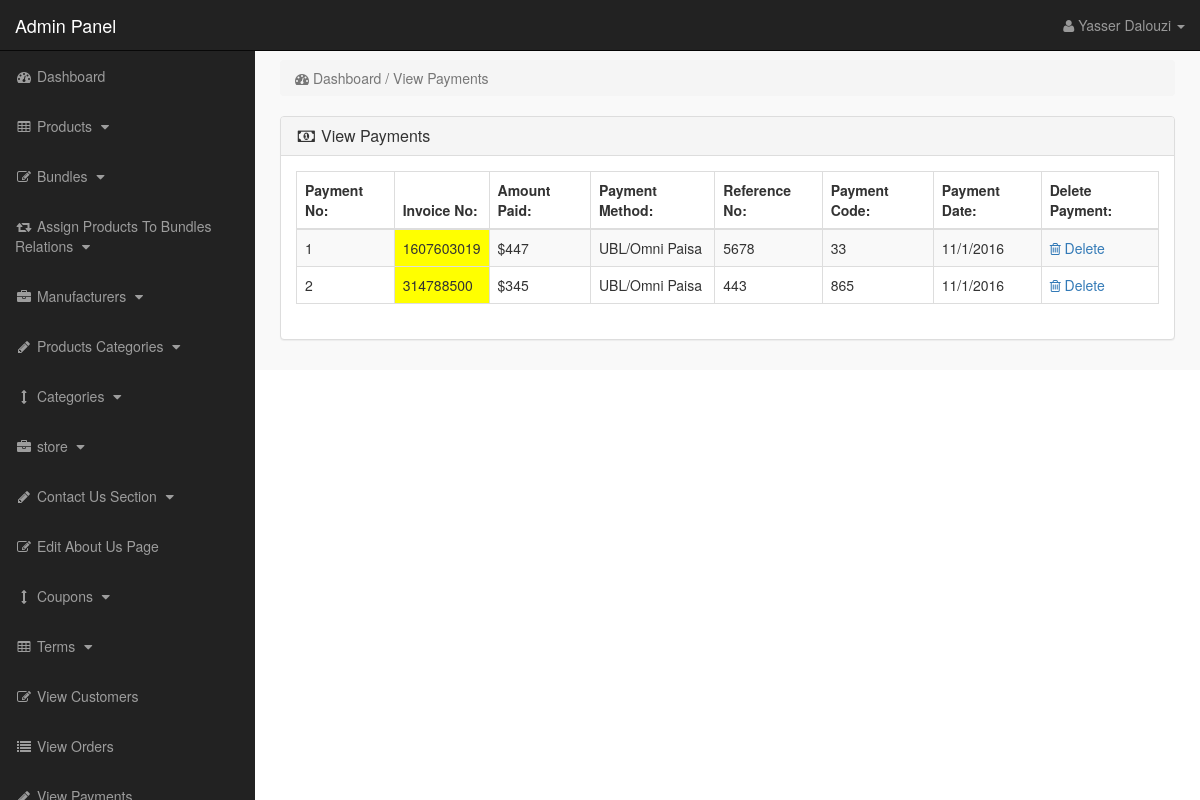
The app's page /admin_area/index.php?view_payments (signed in) with its own data.
### tables this page shows
CREATE TABLE `payments` (
  `payment_id` int(10) NOT NULL,
  `invoice_no` int(10) NOT NULL,
  `amount` int(10) NOT NULL,
  `payment_mode` text NOT NULL,
  `ref_no` int(10) NOT NULL,
  `code` int(10) NOT NULL,
  `payment_date` text NOT NULL
);

### admin_area/view_payments.php (the view)
<?php
if(!isset($_SESSION['admin_email'])){
echo "<script>window.open('login.php','_self')</script>";
}
else {
?>
<div class="row">
<div class="col-lg-12">
<ol class="breadcrumb">
<li class="active">
<i class="fa fa-dashboard"></i> Dashboard / View Payments
</li>
</ol>
</div>
</div>
<div class="row">
<div class="col-lg-12">
<div class="panel panel-default">
<div class="panel-heading">
<h3 class="panel-title">
<i class="fa fa-money fa-fw"> </i> View Payments
</h3>
</div>
<div class="panel-body">
<div class="table-responsive">
<table class="table table-hover table-bordered table-striped">
<thead>
<tr>
<th>Payment No:</th>
<th>Invoice No:</th>
<th>Amount Paid:</th>
<th>Payment Method:</th>
<th>Reference No:</th>
<th>Payment Code:</th>
<th>Payment Date:</th>
<th>Delete Payment:</th>
</tr>
</thead>
<tbody>
<?php
$i = 0;
$get_payments = "select * from payments";
$run_payments = mysqli_query($con,$get_payments);
while($row_payments = mysqli_fetch_array($run_payments)){
$payment_id = $row_payments['payment_id'];
$invoice_no = $row_payments['invoice_no'];
$amount = $row_payments['amount'];
$payment_mode = $row_payments['payment_mode'];
$ref_no = $row_payments['ref_no'];
$code = $row_payments['code'];
$payment_date = $row_payments['payment_date'];
$i++;
?>
<tr>
<td><?php echo $i; ?></td>
<td bgcolor="yellow" ><?php echo $invoice_no; ?></td>
<td>$<?php echo $amount; ?></td>
<td><?php echo $payment_mode; ?></td>
<td><?php echo $ref_no; ?></td>
<td><?php echo $code; ?></td>
<td><?php echo $payment_date; ?></td>
<td>
<a href="index.php?payment_delete=<?php echo $payment_id; ?>" >
<i class="fa fa-trash-o" ></i> Delete
</a>
</td>
</tr>
<?php } ?>
</tbody>
</table>
</div>
</div>
</div>
</div>
</div>
<?php } ?>

### admin_area/includes/sidebar.php (shortened to what this page needs)
<?php
if(!isset($_SESSION['admin_email'])){
echo "<script>window.open('login.php','_self')</script>";
}
else {
?>
<nav class="navbar navbar-inverse navbar-fixed-top" >
<div class="navbar-header" >
<a class="navbar-brand" href="index.php?dashboard" >Admin Panel</a>
</div>
<ul class="nav navbar-right top-nav" >
<li class="dropdown" >
<a href="#" class="dropdown-toggle" data-toggle="dropdown" >
<i class="fa fa-user" ></i>
<?php echo $admin_name; ?> <b class="caret" ></b>
</a>
</li>
</ul>
<div class="collapse navbar-collapse navbar-ex1-collapse">
<ul class="nav navbar-nav side-nav">
<li>
<a href="index.php?dashboard">
<i class="fa fa-fw fa-dashboard"></i> Dashboard
</a>
</li>
<li>
<a href="#" data-toggle="collapse" data-target="#products">
<i class="fa fa-fw fa-table"></i> Products
<i class="fa fa-fw fa-caret-down"></i>
</a>
</li>
<li>
<a href="#" data-toggle="collapse" data-target="#bundles">
<i class="fa fa-fw fa-edit"></i> Bundles
<i class="fa fa-fw fa-caret-down"></i>
</a>
</li>
<li>
<a href="#" data-toggle="collapse" data-target="#relations">
<i class="fa fa-fw fa-retweet"></i> Assign Products To Bundles Relations
<i class="fa fa-fw fa-caret-down"></i>
</a>
</li>
<li>
<a href="#" data-toggle="collapse" data-target="#manufacturers">
<i class="fa fa-fw fa-briefcase"></i> Manufacturers
<i class="fa fa-fw fa-caret-down"></i>
</a>
</li>
<li>
<a href="#" data-toggle="collapse" data-target="#p_cat">
<i class="fa fa-fw fa-pencil"></i> Products Categories
<i class="fa fa-fw fa-caret-down"></i>
</a>
</li>
<li>
<a href="#" data-toggle="collapse" data-target="#cat">
<i class="fa fa-fw fa-arrows-v"></i> Categories
<i class="fa fa-fw fa-caret-down"></i>
</a>
</li>
<li>
<a href="#" data-toggle="collapse" data-target="#store">
<i class="fa fa-fw fa-briefcase"></i> store
<i class="fa fa-fw fa-caret-down"></i>
</a>
</li>
<li>
<a href="#" data-toggle="collapse" data-target="#contact_us">
<i class="fa fa-fw fa-pencil"> </i> Contact Us Section
<i class="fa fa-fw fa-caret-down"></i>
</a>
</li>
<li>
<a href="index.php?edit_about_us">
<i class="fa fa-fw fa-edit"></i> Edit About Us Page
</a>
</li>
<li>
<a href="#" data-toggle="collapse" data-target="#coupons">
<i class="fa fa-fw fa-arrows-v"></i> Coupons
<i class="fa fa-fw fa-caret-down"></i>
</a>
</li>
<li>
<a href="#" data-toggle="collapse" data-target="#terms" >
<i class="fa fa-fw fa-table"></i> Terms
<i class="fa fa-fw fa-caret-down"></i>
</a>
</li>
<li>
<a href="index.php?view_customers">
<i class="fa fa-fw fa-edit"></i> View Customers
</a>
</li>
<li>
<a href="index.php?view_orders">
<i class="fa fa-fw fa-list"></i> View Orders
</a>
</li>
<li>
<a href="index.php?view_payments">
<i class="fa fa-fw fa-pencil"></i> View Payments
</a>
</li>
</ul>
</div>
</nav>
<?php } ?>

### admin_area/css/style.css (style rules this page uses)
body { margin-top:100px; }
@media (min-width: 768px) { body { margin-top:50px; } }
.top-nav { padding:0 15px; }
.top-nav>li { display:inline-block; float:left; }
.top-nav>li>a { padding-top:15px; padding-bottom:15px; line-height:20px; color:#999; }
@media (min-width: 768px) { .side-nav { position:fixed; top:51px; width:255px; border-radius:0; overflow-y:auto; background-color: #222; bottom:0; overflow-x:hidden; padding-bottom:40px; } }
@media (min-width: 768px) { .side-nav>li>a { width:255px; } }
.panel-body { border-radius:5px; }

### records on screen
payments: invoice_no "1607603019", amount "447", payment_mode "UBL/Omni Paisa", ref_no "5678", code "33", payment_date "11/1/2016"
payments: invoice_no "314788500", amount "345", payment_mode "UBL/Omni Paisa", ref_no "443", code "865", payment_date "11/1/2016"

### other values on screen
$admin_name "Yasser Dalouzi"
